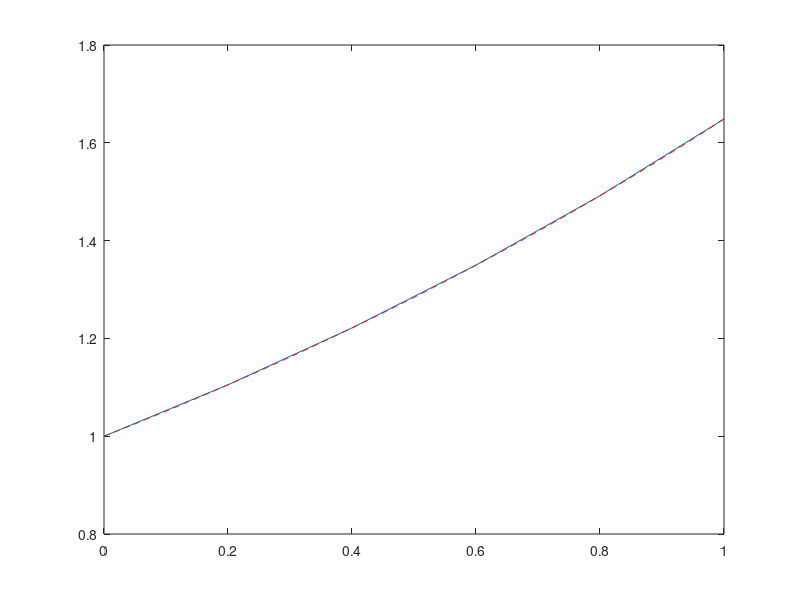

Recreate this plot in MATLAB.
%% Function in ODE
% dx[r(x) * dx u] + q(x)*u = g(x)
r = @(x) -ones(size(x));
dr = @(x) 0;
q = @(x) x.^2 + 1;
% If u(x) == exp(x/2), then g(x) is
g = @(x) exp(x/2).*(x.^2 + .75);

X = 1;
u0_val = 1;
uX_val = exp(X/2);

N = 6;
h = X/(N-1);
x = linspace(0, X, N);
x_mid = .5*(x(2:end) + x(1:end-1));

r_vec = (r(x_mid(1:end-1)) + r(x_mid(2:end)));
q_vec = q(x(2:end-1));

A = diag([1, -r_vec/h^2 + q_vec, 1]) +...
    diag([r(x_mid(1:end-1)), 0]/h^2, -1) +...
    diag([0, r(x_mid(2:end))]/h^2, 1);
b = g(x).';
b(1) = u0_val;
b(end) = uX_val;

u = A \ b;

x_grid = linspace(0, X, 1001);
figure(1)
plot(x, u);
hold on;
plot(x_grid, exp(x_grid/2), '--r');
hold off;
